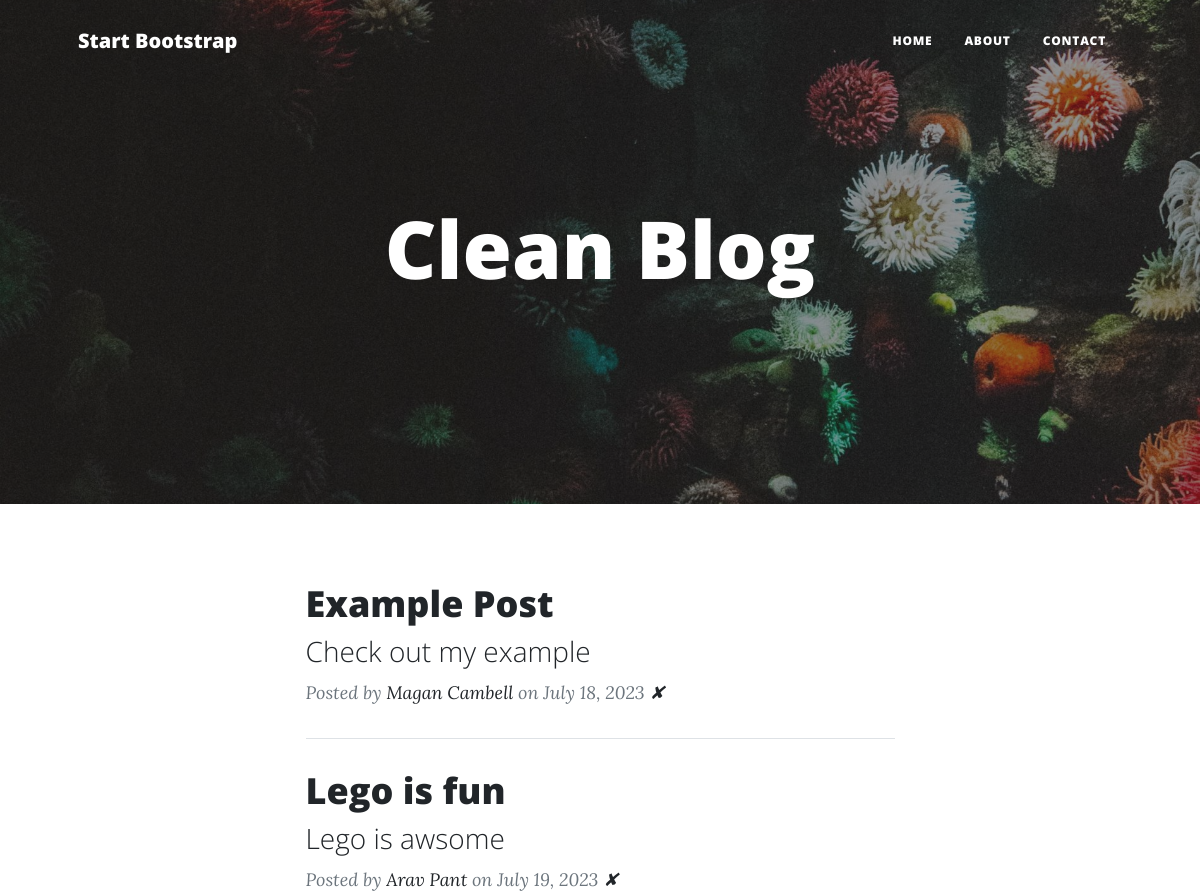
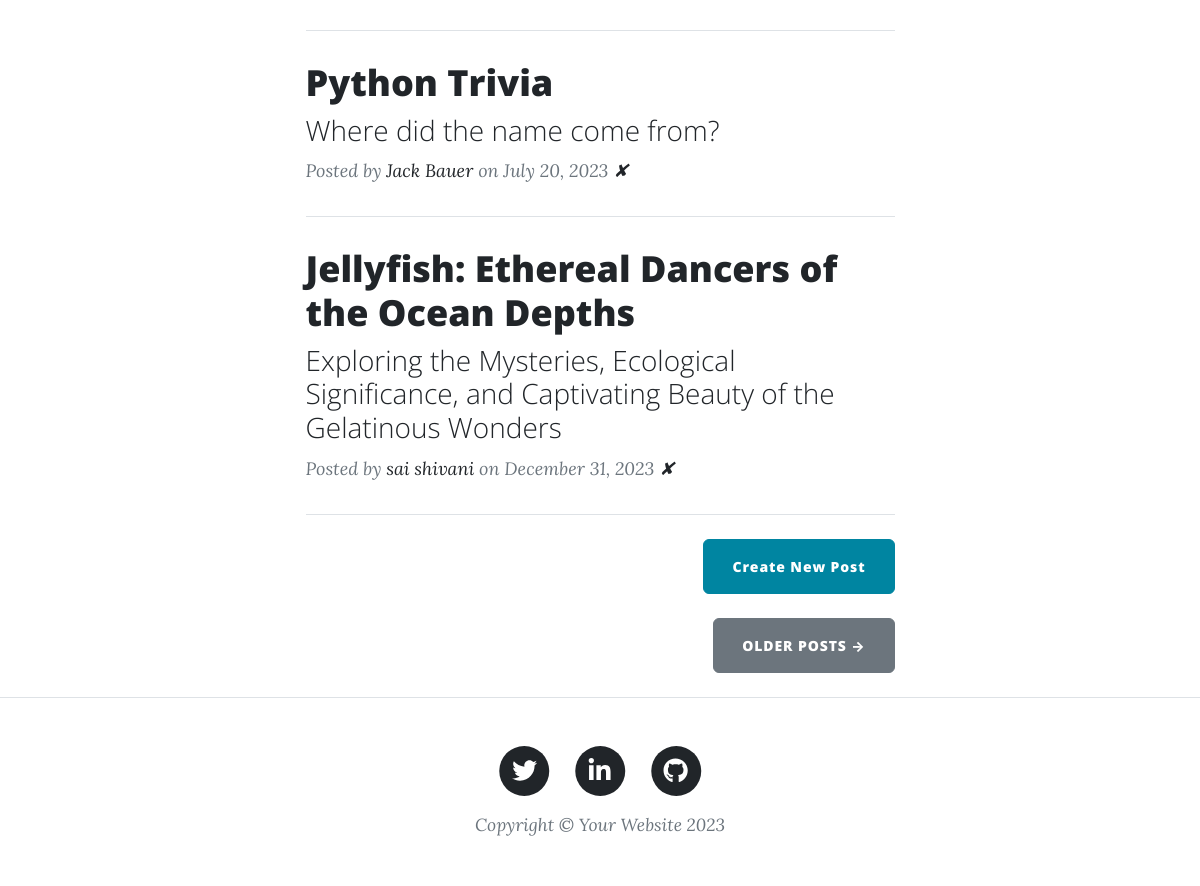
The page / on the database its author committed (2 pictures, top to bottom).
### main.py (models this page shows)
class BlogPost(db.Model):
    id = db.Column(db.Integer, primary_key=True)
    title = db.Column(db.String(250), unique=True, nullable=False)
    subtitle = db.Column(db.String(250), nullable=False)
    date = db.Column(db.String(250), nullable=False)
    body = db.Column(db.Text, nullable=False)
    author = db.Column(db.String(250), nullable=False)
    img_url = db.Column(db.String(250), nullable=False)

### main.py (the view)
@app.route('/')
def get_all_posts():
    posts = BlogPost.query.all()
    return render_template("index.html", all_posts=posts)

### templates/index.html
{% include "header.html" %}
<header
  class="masthead"
  style="background-image: url('../static/assets/img/home-bg.jpg')"
>
  <div class="container position-relative px-4 px-lg-5">
    <div class="row gx-4 gx-lg-5 justify-content-center">
      <div class="col-md-10 col-lg-8 col-xl-7">
        <div class="site-heading">
          <h1>Clean Blog</h1>
        </div>
      </div>
    </div>
  </div>
</header>
<div class="container px-4 px-lg-5">
  <div class="row gx-4 gx-lg-5 justify-content-center">
    <div class="col-md-10 col-lg-8 col-xl-7">
      {% for post in all_posts %}
      <div class="post-preview">
        <a href="{{ url_for('show_post', post_id=post.id) }}">
          <h2 class="post-title">{{ post.title }}</h2>
          <h3 class="post-subtitle">{{ post.subtitle }}</h3>
        </a>
        <p class="post-meta">
          Posted by
          <a href="#">{{post.author}}</a>
          on {{post.date}}
          <a href="{{url_for('delete_post', post_id=post.id)}}">✘</a>
        </p>
      </div>
      <hr class="my-4" />
      {% endfor %}
      <div class="d-flex justify-content-end mb-4">
        <a href="{{url_for('add_new_post')}}"
          class="btn btn-primary float-right"
          href="TODO: add code to add_new_post here"
          >Create New Post</a
        >
      </div>
      <div class="d-flex justify-content-end mb-4">
        <a class="btn btn-secondary text-uppercase" href="#!">Older Posts →</a>
      </div>
    </div>
  </div>
</div>
{% include "footer.html" %}

### templates/header.html (shortened to what this page needs)
<!DOCTYPE html>
<html lang="en">
  <head>
    {% block styles %}
    {{ bootstrap.load_css() }}
    <link
      href="{{ url_for('static', filename='css/styles.css') }}"
      rel="stylesheet"
    />
    {% endblock %}
  </head>
  <body>
    <nav class="navbar navbar-expand-lg navbar-light" id="mainNav">
      <div class="container px-4 px-lg-5">
        <a class="navbar-brand" href="/">Start Bootstrap</a>
        <div class="collapse navbar-collapse" id="navbarResponsive">
          <ul class="navbar-nav ms-auto py-4 py-lg-0">
            <li class="nav-item">
              <a
                class="nav-link px-lg-3 py-3 py-lg-4"
                href="{{ url_for('get_all_posts') }}"
                >Home</a
              >
            </li>
            <li class="nav-item">
              <a
                class="nav-link px-lg-3 py-3 py-lg-4"
                href="{{ url_for('about') }}"
                >About</a
              >
            </li>
            <li class="nav-item">
              <a
                class="nav-link px-lg-3 py-3 py-lg-4"
                href="{{ url_for('contact') }}"
                >Contact</a
              >
            </li>
          </ul>
        </div>
      </div>
    </nav>

### templates/footer.html (shortened to what this page needs)
        <footer class="border-top">
          <div class="container px-4 px-lg-5">
              <div class="row gx-4 gx-lg-5 justify-content-center">
                  <div class="col-md-10 col-lg-8 col-xl-7">
                      <ul class="list-inline text-center">
                          <li class="list-inline-item">
                              <a href="https://twitter.com/_saishivani">
                                  <span class="fa-stack fa-lg">
                                      <i class="fas fa-circle fa-stack-2x"></i>
                                      <i class="fab fa-twitter fa-stack-1x fa-inverse"></i>
                                  </span>
                              </a>
                          </li>
                            <li class="list-inline-item">
                                <a href="https://www.linkedin.com/in/chittipolu-sai-shivani/">
                                    <span class="fa-stack fa-lg">
                                        <i class="fas fa-circle fa-stack-2x"></i>
                                        <i class="fab fa-linkedin-in fa-stack-1x fa-inverse"></i>
                                    </span>
                                </a>
                            </li>
                          <li class="list-inline-item">
                              <a href="https://github.com/Saishivanichittipolu">
                                  <span class="fa-stack fa-lg">
                                      <i class="fas fa-circle fa-stack-2x"></i>
                                      <i class="fab fa-github fa-stack-1x fa-inverse"></i>
                                  </span>
                              </a>
                          </li>
                      </ul>
                      <div class="small text-center text-muted fst-italic">Copyright &copy; Your Website 2023</div>
                  </div>
              </div>
          </div>
      </footer>
  </body>
</html>

### rows shown on the page
BlogPost: title "Example Post", subtitle "Check out my example", author "Magan Cambell", date "July 18, 2023"
BlogPost: title "Lego is fun", subtitle "Lego is awsome", author "Arav Pant", date "July 19, 2023"
BlogPost: title "Python Trivia", subtitle "Where did the name come from?", author "Jack Bauer", date "July 20, 2023"
BlogPost: title "Jellyfish: Ethereal Dancers of the Ocean Depths", subtitle "Exploring the Mysteries, Ecological Significance, and Captivating Beauty of the Gelatinous Wonders", author "sai shivani", date "December 31, 2023"
